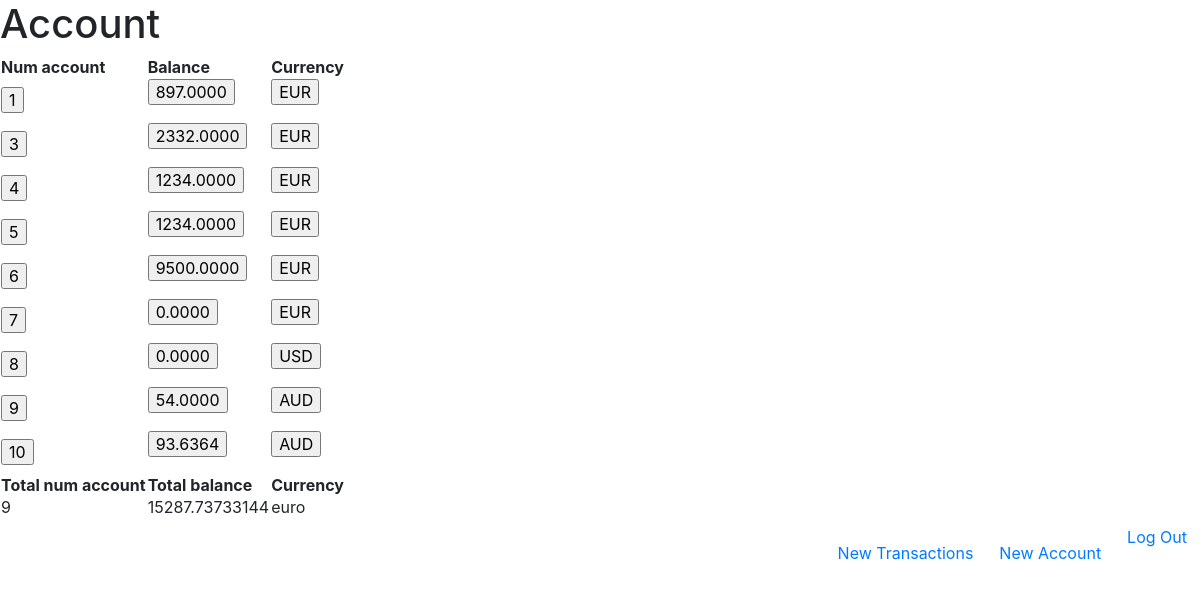
The app's page /?controller=user&action=balance (signed in), older data.
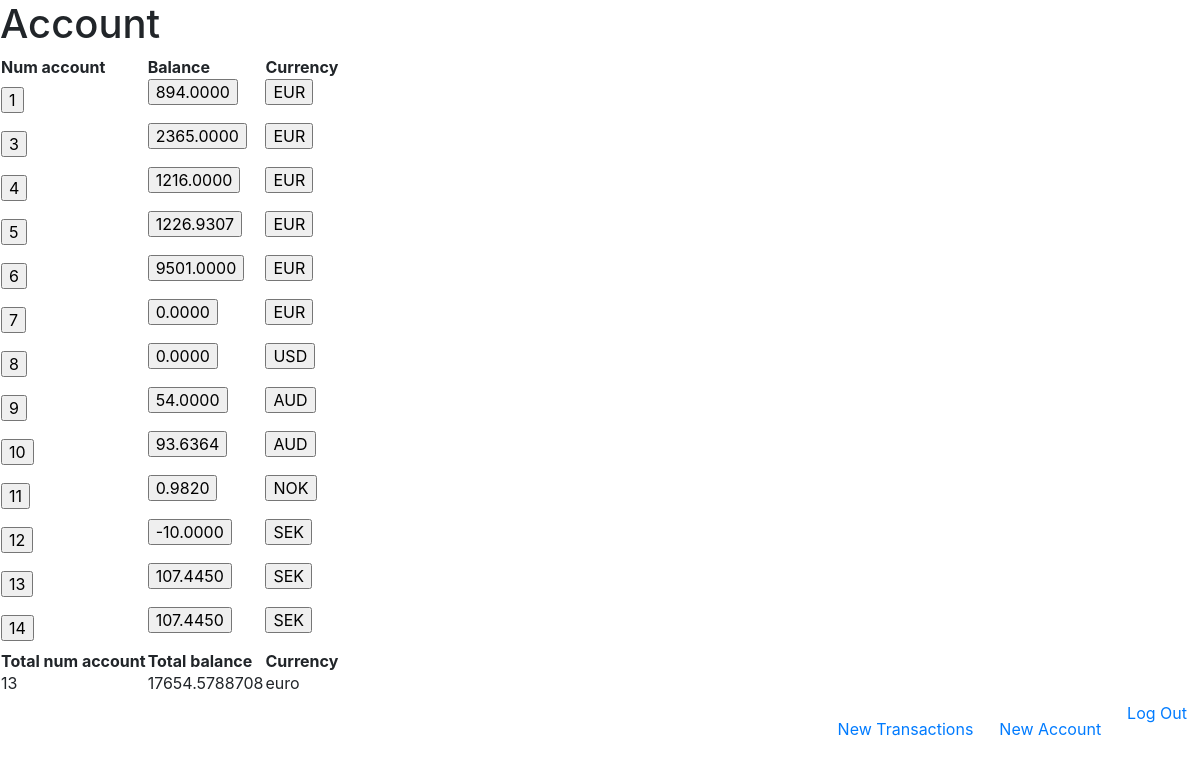
The same page, newer data.
### tables this page shows
CREATE TABLE `account` (
  `number` int(11) NOT NULL,
  `userId` int(11) NOT NULL,
  `balance` decimal(11,4) NOT NULL,
  `currency` int(11) NOT NULL
);

CREATE TABLE `currency` (
  `id` int(11) NOT NULL,
  `name` varchar(255) NOT NULL,
  `value` decimal(10,4) NOT NULL,
  `TST` datetime NOT NULL
);

### Controllers/Controller_user.php (called while the page is built, shortened)
<?php
class Controller_user extends Controller{
    public function action_balance() {
        $m = Model::get_model();
        $data = $m->show_balance();
        $this->render("user", $data);
    }
}

### Models/Model.php (called while the page is built, shortened)
<?php
class Model{
    private $bd;
    private static $instance = null;
    private function __construct() {
        $dsn   = "mysql:host=localhost;dbname=project";
        $login = "root";
        $pass  = "root";
        try {
            $this->bd = new PDO($dsn,$login,$pass);
            $this->bd->query("SET NAMES 'utf8'");
            $this->bd->setAttribute(PDO::ATTR_ERRMODE, PDO::ERRMODE_EXCEPTION);
        }
        catch(PDOException $e) {
            die("error" . $e->getcode() . $e->getMessage());
        }
    }
    public static function get_model() {
        if(is_null(self::$instance))
            self::$instance = new Model();
        return self::$instance;
    }
    public function show_balance() {
        try {
            $r = $this->bd->prepare('SELECT number, balance, currency.name, currency.value FROM account JOIN currency
                                                WHERE account.currency=currency.id AND userId=' . $_SESSION['id_user']) ;
            $r->execute();
            return $r->fetchall(PDO::FETCH_ASSOC);
        }
        catch(PDOException $e) {
            die("error" . $e->getcode() . $e->getMessage());
        }
    }
}

### Utils/functions.php (called while the page is built)
<?php
function e($str){
    return htmlspecialchars($str, ENT_QUOTES);
}

### Views/view_user.php (the view, shortened to what this page needs)
<link href="//maxcdn.bootstrapcdn.com/bootstrap/4.1.1/css/bootstrap.min.css" rel="stylesheet" id="bootstrap-css">
<html lang="en" class="no-js main">
<head>
    <link rel="stylesheet" href="https://s3-us-west-2.amazonaws.com/s.cdpn.io/905237/bonsaiUI-custombuild.css" />
    <link rel="stylesheet" href="css/wallet.scss">
</head>
<body>
<section>
    <h1>Account</h1>
    <div class="box">
        <table>
            <thead>
            <tr>
                <th scope="col">Num account</th>
                <th scope="col">Balance</th>
                <th scope="col">Currency</th>
            </tr>
            </thead>
            <?php
                $sum_account = 0;
                $sum_balance = 0;
            ?>
            <?php foreach ($data as $a): ?>
            <tr>
                <form action="?controller=user&action=Tuser" method="post">
                <td scope="col">
                    <form action="?controller=user&action=Tuser" method="post">
                        <input type="submit" value="<?= e($a['number']) ?>">
                    </form>
                </td>
                <td scope="col">
                    <form action="?controller=user&action=Tuser" method="post">
                        <input type="submit" value="<?= e($a['balance']) ?>">
                    </form>
                </td>
                <td scope="col">
                    <form action="?controller=user&action=Tuser" method="post">
                        <input type="submit" value="<?= e($a['name']) ?>">
                    </form>
                </td>
            </tr>
            <?php
                $sum_account++;
                $sum_balance += (e($a['balance']) * e($a['value']));
            ?>
            <?php endforeach ?>
            <thead>
            <tr>
                <th scope="col">Total num account</th>
                <th scope="col">Total balance</th>
                <th scope="col">Currency</th>
            </tr>
            </thead>
            <tr>
                <td scope="col"><?php echo $sum_account ?></td>
                <td scope="col"><?php echo $sum_balance ?></td>
                <td scope="col">euro</td>
            </tr>
        </table>
        <div class="form-group">
            <a class="btn float-right login_btn" href="?controller=login&action=destroy">Log Out</a>
        </div>
        <div class="form-group">
            <a class="btn float-right login_btn" href="?controller=user&action=account">New Account</a>
        </div>
        <div class="form-group">
            <a class="btn float-right login_btn" href="?controller=user&action=transaction">New Transactions</a>
        </div>
    </div>
</section>
</body>
</html>

### index.php (shortened to what this page needs)
<?php
require_once("Utils/functions.php");
require_once("Models/Model.php");
require_once("Controllers/Controller.php");
$controllers = ["home", "login", "user", "admin"];
$controller_default = "home";
if(isset($_GET['controller']) and in_array($_GET['controller'], $controllers))
    $name_controller = $_GET['controller'];
else
    $name_controller = $controller_default;
$name_class = 'Controller_' . $name_controller;
$name_file = 'Controllers/' .  $name_class . '.php';
if(file_exists($name_file)){
    $controller = new $name_class();
}
else
    exit("Error 404: not found!");

### Controllers/Controller.php (shortened to what this page needs)
<?php
abstract class Controller {
    public function __construct(){
        if(isset($_GET['action']) and
            method_exists($this, "action_" . $_GET["action"]) ){
            $action = "action_" . $_GET["action"];
            $this->$action();
        }
        else
            $this->action_default();
    }
    protected function render ($vue, $data = []) {
        extract($data);
        $file_name = "Views/view_" . $vue . '.php';
        if(file_exists($file_name)){
            require ($file_name);
        }
        else{
            $this->action_error("La vue n'existe pas !");
        }
    }
}

Row changes from the older to the newer data that the page shows:
changed account id 1: balance "897.0000" → "894.0000"
changed account id 3: balance "2332.0000" → "2365.0000"
changed account id 4: balance "1234.0000" → "1216.0000"
changed account id 5: balance "1234.0000" → "1226.9307"
changed account id 6: balance "9500.0000" → "9501.0000"
added account: number "11", balance "0.9820", name "NOK"
added account: number "12", balance "-10.0000", name "SEK"
added account: number "13", balance "107.4450", name "SEK"
added account: number "14", balance "107.4450", name "SEK"
Text that changed along with them:
$sum_account: "9" → "13"
$sum_balance: "15287.73733144" → "17654.5788708"
